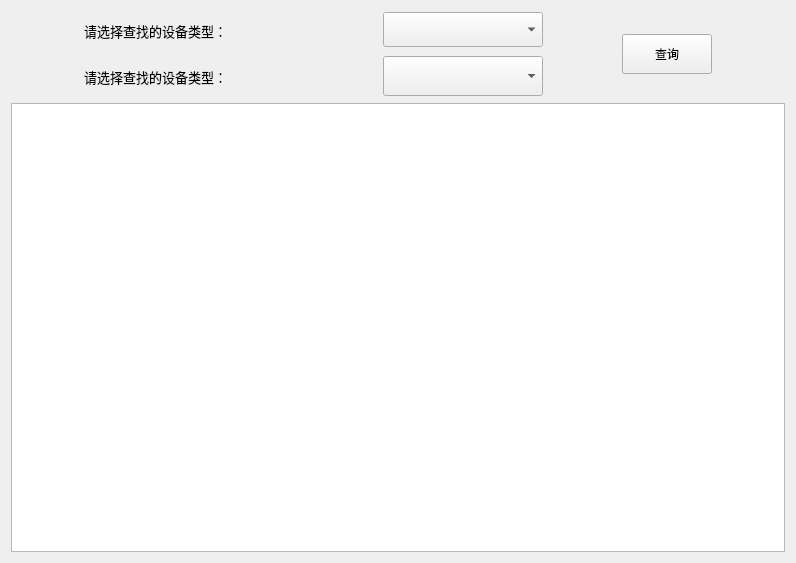
<?xml version="1.0" encoding="UTF-8"?>
<ui version="4.0">
 <class>UserDeviceManager</class>
 <widget class="QWidget" name="UserDeviceManager">
  <property name="geometry">
   <rect>
    <x>0</x>
    <y>0</y>
    <width>796</width>
    <height>563</height>
   </rect>
  </property>
  <property name="windowTitle">
   <string>Form</string>
  </property>
  <layout class="QGridLayout" name="gridLayout">
   <item row="0" column="0">
    <layout class="QHBoxLayout" name="horizontalLayout" stretch="5,60,0">
     <item>
      <layout class="QVBoxLayout" name="verticalLayout">
       <item>
        <widget class="QLabel" name="label">
         <property name="minimumSize">
          <size>
           <width>220</width>
           <height>40</height>
          </size>
         </property>
         <property name="maximumSize">
          <size>
           <width>220</width>
           <height>40</height>
          </size>
         </property>
         <property name="font">
          <font>
           <family>微软雅黑</family>
           <pointsize>10</pointsize>
          </font>
         </property>
         <property name="text">
          <string>请选择查找的设备类型：</string>
         </property>
        </widget>
       </item>
       <item>
        <widget class="QLabel" name="label_2">
         <property name="minimumSize">
          <size>
           <width>220</width>
           <height>40</height>
          </size>
         </property>
         <property name="maximumSize">
          <size>
           <width>220</width>
           <height>40</height>
          </size>
         </property>
         <property name="font">
          <font>
           <family>微软雅黑</family>
           <pointsize>10</pointsize>
          </font>
         </property>
         <property name="text">
          <string>请选择查找的设备类型：</string>
         </property>
        </widget>
       </item>
      </layout>
     </item>
     <item>
      <layout class="QVBoxLayout" name="verticalLayout_2">
       <item>
        <widget class="QComboBox" name="typeComboBox">
         <property name="minimumSize">
          <size>
           <width>160</width>
           <height>35</height>
          </size>
         </property>
         <property name="maximumSize">
          <size>
           <width>160</width>
           <height>35</height>
          </size>
         </property>
         <property name="font">
          <font>
           <family>微软雅黑</family>
          </font>
         </property>
        </widget>
       </item>
       <item>
        <widget class="QComboBox" name="locationComboBox">
         <property name="minimumSize">
          <size>
           <width>160</width>
           <height>40</height>
          </size>
         </property>
         <property name="maximumSize">
          <size>
           <width>160</width>
           <height>35</height>
          </size>
         </property>
         <property name="font">
          <font>
           <family>微软雅黑</family>
          </font>
         </property>
        </widget>
       </item>
      </layout>
     </item>
     <item>
      <widget class="QPushButton" name="filterButton">
       <property name="minimumSize">
        <size>
         <width>90</width>
         <height>40</height>
        </size>
       </property>
       <property name="maximumSize">
        <size>
         <width>90</width>
         <height>40</height>
        </size>
       </property>
       <property name="text">
        <string>查询</string>
       </property>
      </widget>
     </item>
    </layout>
   </item>
   <item row="1" column="0">
    <widget class="QTableWidget" name="deviceTable"/>
   </item>
  </layout>
 </widget>
 <resources/>
 <connections/>
</ui>
